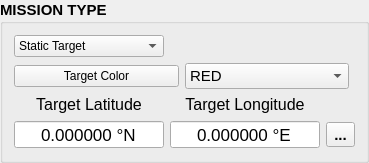
          <widget class="QGroupBox" name="groupBox_5">
           <property name="minimumSize">
            <size>
             <width>0</width>
             <height>0</height>
            </size>
           </property>
           <property name="font">
            <font>
             <pointsize>11</pointsize>
             <bold>true</bold>
            </font>
           </property>
           <property name="title">
            <string>MISSION TYPE </string>
           </property>
           <layout class="QGridLayout" name="gridLayout_26">
            <item row="0" column="0">
             <widget class="QComboBox" name="missionType_CB">
              <property name="minimumSize">
               <size>
                <width>150</width>
                <height>0</height>
               </size>
              </property>
              <property name="maximumSize">
               <size>
                <width>150</width>
                <height>16777215</height>
               </size>
              </property>
              <property name="font">
               <font>
                <pointsize>9</pointsize>
                <bold>false</bold>
               </font>
              </property>
              <item>
               <property name="text">
                <string>Static Target</string>
               </property>
              </item>
              <item>
               <property name="text">
                <string>Random Target</string>
               </property>
              </item>
             </widget>
            </item>
            <item row="4" column="0">
             <layout class="QGridLayout" name="gridLayout_25">
              <item row="3" column="2">
               <widget class="QToolButton" name="copycoordinates_TB_2">
                <property name="text">
                 <string>...</string>
                </property>
                <property name="icon">
                 <iconset>
                  <normaloff>../../../../../../../.designer/backup/copy_icon.png</normaloff>../../../../../../../.designer/backup/copy_icon.png</iconset>
                </property>
                <property name="toolButtonStyle">
                 <enum>Qt::ToolButtonIconOnly</enum>
                </property>
               </widget>
              </item>
              <item row="2" column="0">
               <widget class="QLabel" name="label_19">
                <property name="maximumSize">
                 <size>
                  <width>16777215</width>
                  <height>25</height>
                 </size>
                </property>
                <property name="font">
                 <font>
                  <pointsize>12</pointsize>
                  <bold>false</bold>
                 </font>
                </property>
                <property name="text">
                 <string>Target Latitude</string>
                </property>
                <property name="alignment">
                 <set>Qt::AlignCenter</set>
                </property>
               </widget>
              </item>
              <item row="2" column="1">
               <widget class="QLabel" name="label_20">
                <property name="maximumSize">
                 <size>
                  <width>16777215</width>
                  <height>25</height>
                 </size>
                </property>
                <property name="font">
                 <font>
                  <pointsize>12</pointsize>
                  <bold>false</bold>
                 </font>
                </property>
                <property name="text">
                 <string>Target Longitude</string>
                </property>
                <property name="alignment">
                 <set>Qt::AlignCenter</set>
                </property>
               </widget>
              </item>
              <item row="3" column="1">
               <widget class="QDoubleSpinBox" name="targetLongitude_SB">
                <property name="minimumSize">
                 <size>
                  <width>150</width>
                  <height>0</height>
                 </size>
                </property>
                <property name="maximumSize">
                 <size>
                  <width>100</width>
                  <height>16777215</height>
                 </size>
                </property>
                <property name="font">
                 <font>
                  <pointsize>13</pointsize>
                  <bold>false</bold>
                 </font>
                </property>
                <property name="frame">
                 <bool>true</bool>
                </property>
                <property name="alignment">
                 <set>Qt::AlignCenter</set>
                </property>
                <property name="readOnly">
                 <bool>true</bool>
                </property>
                <property name="buttonSymbols">
                 <enum>QAbstractSpinBox::NoButtons</enum>
                </property>
                <property name="suffix">
                 <string> °E</string>
                </property>
                <property name="decimals">
                 <number>6</number>
                </property>
                <property name="minimum">
                 <double>-100.000000000000000</double>
                </property>
                <property name="maximum">
                 <double>100.000000000000000</double>
                </property>
               </widget>
              </item>
              <item row="3" column="0">
               <widget class="QDoubleSpinBox" name="targetLatitude_SB">
                <property name="minimumSize">
                 <size>
                  <width>150</width>
                  <height>0</height>
                 </size>
                </property>
                <property name="maximumSize">
                 <size>
                  <width>100</width>
                  <height>16777215</height>
                 </size>
                </property>
                <property name="font">
                 <font>
                  <pointsize>13</pointsize>
                  <bold>false</bold>
                 </font>
                </property>
                <property name="frame">
                 <bool>true</bool>
                </property>
                <property name="alignment">
                 <set>Qt::AlignCenter</set>
                </property>
                <property name="readOnly">
                 <bool>true</bool>
                </property>
                <property name="buttonSymbols">
                 <enum>QAbstractSpinBox::NoButtons</enum>
                </property>
                <property name="suffix">
                 <string> °N</string>
                </property>
                <property name="decimals">
                 <number>6</number>
                </property>
                <property name="minimum">
                 <double>-100.000000000000000</double>
                </property>
                <property name="maximum">
                 <double>100.000000000000000</double>
                </property>
               </widget>
              </item>
             </layout>
            </item>
            <item row="1" column="0">
             <layout class="QGridLayout" name="gridLayout_27">
              <item row="0" column="3">
               <widget class="QLineEdit" name="colorId_LE">
                <property name="maximumSize">
                 <size>
                  <width>0</width>
                  <height>16777215</height>
                 </size>
                </property>
               </widget>
              </item>
              <item row="0" column="0">
               <widget class="QPushButton" name="colorPicker_PB">
                <property name="font">
                 <font>
                  <pointsize>9</pointsize>
                  <bold>false</bold>
                 </font>
                </property>
                <property name="text">
                 <string>Target Color</string>
                </property>
               </widget>
              </item>
              <item row="0" column="2">
               <widget class="QComboBox" name="colorPicker_CB">
                <property name="font">
                 <font>
                  <pointsize>11</pointsize>
                  <bold>false</bold>
                 </font>
                </property>
                <item>
                 <property name="text">
                  <string>RED</string>
                 </property>
                </item>
                <item>
                 <property name="text">
                  <string>BLUE</string>
                 </property>
                </item>
                <item>
                 <property name="text">
                  <string>YELLOW</string>
                 </property>
                </item>
                <item>
                 <property name="text">
                  <string>ORANGE</string>
                 </property>
                </item>
                <item>
                 <property name="text">
                  <string>PURPLE</string>
                 </property>
                </item>
                <item>
                 <property name="text">
                  <string>PINK</string>
                 </property>
                </item>
                <item>
                 <property name="text">
                  <string>GREEN</string>
                 </property>
                </item>
               </widget>
              </item>
             </layout>
            </item>
           </layout>
          </widget>
